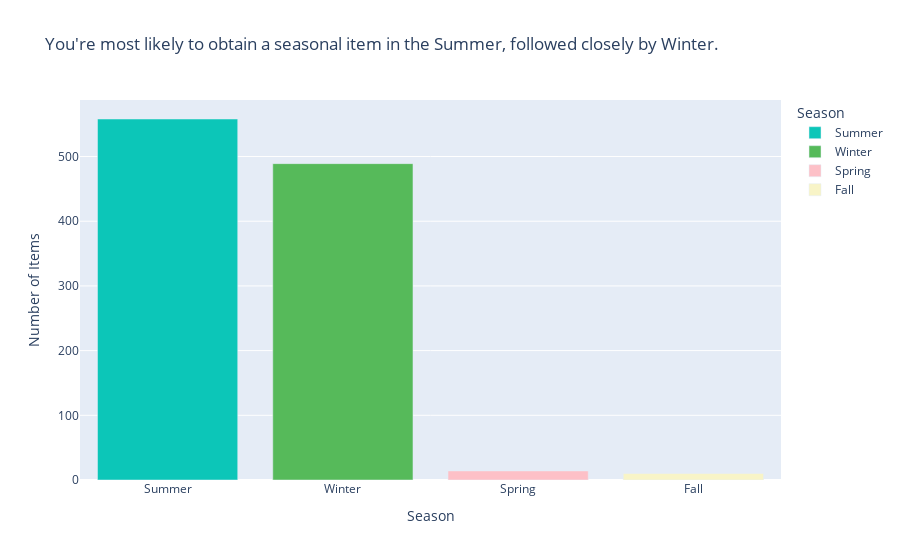

Here is the notebook cell this chart was saved with:
### Code cell
seasonal_df = rarity_df[rarity_df['Seasonal Availability'].isin(['Fall', 'Winter', 'Spring', 'Summer'])]
season_count = seasonal_df['Seasonal Availability'].value_counts().reset_index()
season_count.columns = ['Season', 'Count']
fig = px.bar(
    season_count,
    x='Season',
    y='Count',
    title="You're most likely to obtain a seasonal item in the Summer, followed closely by Winter.",
    labels={'Season': 'Season', 'Count': 'Number of Items'},
    color='Season',
    color_discrete_sequence=['#0cc6b8', '#56ba5a', '#fdc0c7', '#f8f4c7', '#8b9df2']
)
fig.show()

### Figure 1 — Plotly figure (JSON) as saved in the notebook; plotly's stock layout.template omitted (floating-point values rounded to 4 significant figures)
{"data": [{"alignmentgroup": "True", "hovertemplate": "Season=%{x}<br>Number of Items=%{y}<extra></extra>", "legendgroup": "Summer", "marker": {"color": "#0cc6b8", "pattern": {"shape": ""}}, "name": "Summer", "offsetgroup": "Summer", "orientation": "v", "showlegend": true, "textposition": "auto", "type": "bar", "x": ["Summer"], "xaxis": "x", "y": [558], "yaxis": "y"}, {"alignmentgroup": "True", "hovertemplate": "Season=%{x}<br>Number of Items=%{y}<extra></extra>", "legendgroup": "Winter", "marker": {"color": "#56ba5a", "pattern": {"shape": ""}}, "name": "Winter", "offsetgroup": "Winter", "orientation": "v", "showlegend": true, "textposition": "auto", "type": "bar", "x": ["Winter"], "xaxis": "x", "y": [489], "yaxis": "y"}, {"alignmentgroup": "True", "hovertemplate": "Season=%{x}<br>Number of Items=%{y}<extra></extra>", "legendgroup": "Spring", "marker": {"color": "#fdc0c7", "pattern": {"shape": ""}}, "name": "Spring", "offsetgroup": "Spring", "orientation": "v", "showlegend": true, "textposition": "auto", "type": "bar", "x": ["Spring"], "xaxis": "x", "y": [14], "yaxis": "y"}, {"alignmentgroup": "True", "hovertemplate": "Season=%{x}<br>Number of Items=%{y}<extra></extra>", "legendgroup": "Fall", "marker": {"color": "#f8f4c7", "pattern": {"shape": ""}}, "name": "Fall", "offsetgroup": "Fall", "orientation": "v", "showlegend": true, "textposition": "auto", "type": "bar", "x": ["Fall"], "xaxis": "x", "y": [10], "yaxis": "y"}], "layout": {"barmode": "relative", "legend": {"title": {"text": "Season"}, "tracegroupgap": 0}, "title": {"text": "You're most likely to obtain a seasonal item in the Summer, followed closely by Winter."}, "xaxis": {"anchor": "y", "categoryarray": ["Summer", "Winter", "Spring", "Fall"], "categoryorder": "array", "domain": [0, 1], "title": {"text": "Season"}}, "yaxis": {"anchor": "x", "domain": [0, 1], "title": {"text": "Number of Items"}}}}
